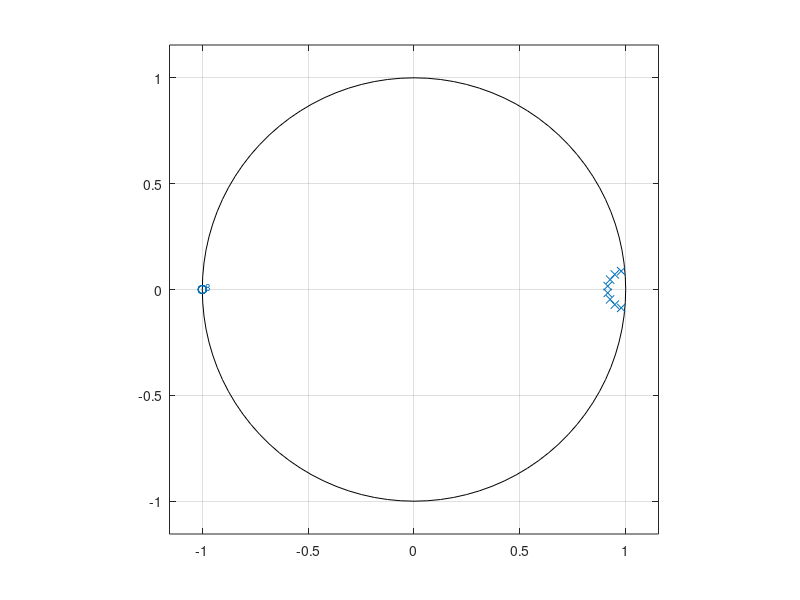

Write MATLAB code to recreate this figure. (Note: this script raises an error after producing the figure.)
% Problem 1:
fs = 720;
Wp = 10/(fs/2);
Ws = 20/(fs/2);

% Order and cutoff freq 
[n,Wn] = buttord(Wp,Ws,2,40);
% n,Wn*(fs/2)

% Transfer function 
[b,a] = butter(n,Wn,"low");
% b,a

% Pole-Zero plot
[z,p,k] = butter(n,Wn,"low");
figure;
zplane(z,p)

% Bode plot 
% Bode plot 
H = tf(b,a,1/fs);
f = linspace(0,50,100);
[mag,phase] = bode(H,2*pi*f);
figure;
plot(f,db(squeeze(mag)))
xlabel("Frequency[Hz]")
ylabel("Maginitude[dB]")
title("Bode plot")

% Impulse response
figure;
impz(b,a,300,300)

% Step response
figure;
stepz(b,a,300,300)